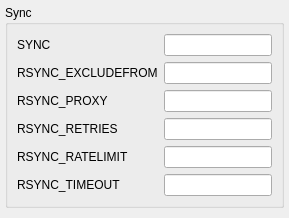
     <widget class="QWidget" name="TabPage">
      <attribute name="title">
       <string>&amp;Sync</string>
      </attribute>
      <layout class="QGridLayout">
       <property name="margin">
        <number>5</number>
       </property>
       <item row="0" column="0">
        <widget class="QGroupBox" name="groupBox1_2">
         <property name="title">
          <string>Sync</string>
         </property>
         <layout class="QGridLayout">
          <item row="2" column="0">
           <widget class="QLabel" name="textLabel3_2_2_2_2_2_3">
            <property name="sizePolicy">
             <sizepolicy hsizetype="Fixed" vsizetype="Fixed">
              <horstretch>0</horstretch>
              <verstretch>0</verstretch>
             </sizepolicy>
            </property>
            <property name="text">
             <string>RSYNC_PROXY</string>
            </property>
            <property name="wordWrap">
             <bool>false</bool>
            </property>
           </widget>
          </item>
          <item row="1" column="1">
           <widget class="QLineEdit" name="kcfg_RsyncExcludeFrom"/>
          </item>
          <item row="5" column="0">
           <widget class="QLabel" name="textLabel3_2_2_2_2_2_6">
            <property name="sizePolicy">
             <sizepolicy hsizetype="Fixed" vsizetype="Fixed">
              <horstretch>0</horstretch>
              <verstretch>0</verstretch>
             </sizepolicy>
            </property>
            <property name="text">
             <string>RSYNC_TIMEOUT</string>
            </property>
            <property name="wordWrap">
             <bool>false</bool>
            </property>
           </widget>
          </item>
          <item row="0" column="0">
           <widget class="QLabel" name="textLabel3_2_2_2_2_2_4">
            <property name="sizePolicy">
             <sizepolicy hsizetype="Fixed" vsizetype="Fixed">
              <horstretch>0</horstretch>
              <verstretch>0</verstretch>
             </sizepolicy>
            </property>
            <property name="text">
             <string>SYNC</string>
            </property>
            <property name="wordWrap">
             <bool>false</bool>
            </property>
           </widget>
          </item>
          <item row="3" column="0">
           <widget class="QLabel" name="textLabel3_2_2_2_2_2_4_2">
            <property name="sizePolicy">
             <sizepolicy hsizetype="Fixed" vsizetype="Fixed">
              <horstretch>0</horstretch>
              <verstretch>0</verstretch>
             </sizepolicy>
            </property>
            <property name="text">
             <string>RSYNC_RETRIES</string>
            </property>
            <property name="wordWrap">
             <bool>false</bool>
            </property>
           </widget>
          </item>
          <item row="1" column="0">
           <widget class="QLabel" name="textLabel3_2_2_2_2_2_2_2">
            <property name="sizePolicy">
             <sizepolicy hsizetype="Fixed" vsizetype="Fixed">
              <horstretch>0</horstretch>
              <verstretch>0</verstretch>
             </sizepolicy>
            </property>
            <property name="text">
             <string>RSYNC_EXCLUDEFROM</string>
            </property>
            <property name="wordWrap">
             <bool>false</bool>
            </property>
           </widget>
          </item>
          <item row="2" column="1">
           <widget class="QLineEdit" name="kcfg_RsyncProxy"/>
          </item>
          <item row="5" column="1">
           <widget class="QLineEdit" name="kcfg_RsyncTimeOut"/>
          </item>
          <item row="4" column="1">
           <widget class="QLineEdit" name="kcfg_RsyncRateLimit"/>
          </item>
          <item row="4" column="0">
           <widget class="QLabel" name="textLabel3_2_2_2_2_2_5">
            <property name="sizePolicy">
             <sizepolicy hsizetype="Fixed" vsizetype="Fixed">
              <horstretch>0</horstretch>
              <verstretch>0</verstretch>
             </sizepolicy>
            </property>
            <property name="text">
             <string>RSYNC_RATELIMIT</string>
            </property>
            <property name="wordWrap">
             <bool>false</bool>
            </property>
           </widget>
          </item>
          <item row="3" column="1">
           <widget class="QLineEdit" name="kcfg_RsyncRetries"/>
          </item>
          <item row="0" column="1">
           <widget class="QLineEdit" name="kcfg_Sync"/>
          </item>
         </layout>
        </widget>
       </item>
       <item row="1" column="0">
        <spacer name="spacer20">
         <property name="orientation">
          <enum>Qt::Vertical</enum>
         </property>
         <property name="sizeType">
          <enum>QSizePolicy::Expanding</enum>
         </property>
         <property name="sizeHint" stdset="0">
          <size>
           <width>21</width>
           <height>5</height>
          </size>
         </property>
        </spacer>
       </item>
      </layout>
     </widget>
